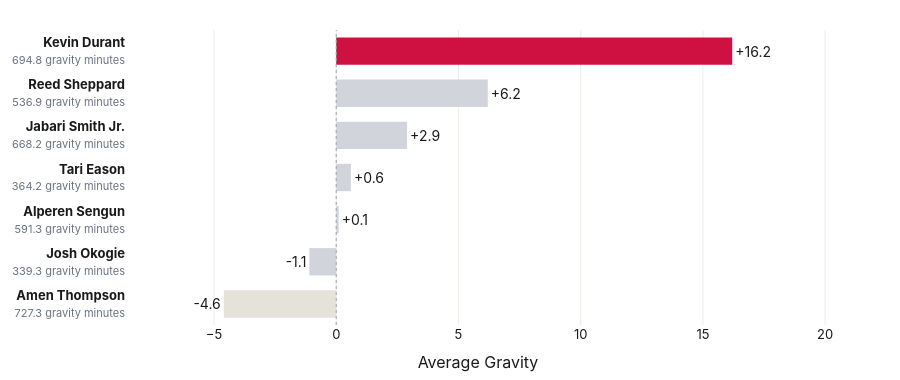

The notebook cell this image was saved under:
### Markdown cell above
## Build `04b_team_gravity.html` — Houston team gravity comparison (7 players)

### Code cell
# ============================================================
# Section 04b: Houston team gravity comparison
# ============================================================
import plotly.graph_objects as go

team_gravity = [
    {"name": "Kevin Durant",     "gv_mp": 694.8, "grav": 16.2},
    {"name": "Reed Sheppard",    "gv_mp": 536.9, "grav": 6.2},
    {"name": "Jabari Smith Jr.", "gv_mp": 668.2, "grav": 2.9},
    {"name": "Tari Eason",       "gv_mp": 364.2, "grav": 0.6},
    {"name": "Alperen Sengun",   "gv_mp": 591.3, "grav": 0.1},
    {"name": "Josh Okogie",      "gv_mp": 339.3, "grav": -1.1},
    {"name": "Amen Thompson",    "gv_mp": 727.3, "grav": -4.6},
]

# Sort ascending so highest is on top in a horizontal bar chart
players_sorted = sorted(team_gravity, key=lambda p: p["grav"])

names = [p["name"] for p in players_sorted]
gravs = [p["grav"] for p in players_sorted]
gv_mps = [p["gv_mp"] for p in players_sorted]

# Color KD red, others gray. Amen lightest because he's a special case
colors = []
for p in players_sorted:
    if p["name"] == "Kevin Durant":
        colors.append("#CE1141")
    elif p["name"] == "Amen Thompson":
        colors.append("#E5E2DA")  # very light to signal "outlier context"
    else:
        colors.append("#D1D5DB")

# Labels with player name + gravity minutes context
labels = [
    f"<b>{p['name']}</b><br><span style='font-size:11px;color:#6B7280'>{p['gv_mp']:.1f} gravity minutes</span>"
    for p in players_sorted
]

fig = go.Figure()

fig.add_trace(go.Bar(
    x=gravs,
    y=labels,
    orientation="h",
    marker=dict(color=colors, line=dict(width=0)),
    text=[f"{g:+.1f}" for g in gravs],
    textposition="outside",
    textfont=dict(size=14, family="Inter, sans-serif", color="#1A1A1A"),
    hoverinfo="skip",
    cliponaxis=False,
))

# Vertical line at 0 to show positive/negative
fig.add_vline(x=0, line=dict(color="#9CA3AF", width=1, dash="dot"))

fig.update_layout(
    height=380,
    paper_bgcolor="white",
    plot_bgcolor="white",
    font=dict(family="Inter, sans-serif", color="#1A1A1A", size=13),
    margin=dict(l=20, r=70, t=30, b=50),
    showlegend=False,
    xaxis=dict(
        title="Average Gravity",
        zeroline=False,
        gridcolor="#F0EDE5",
        range=[min(gravs) - 4, max(gravs) + 4],
    ),
    yaxis=dict(
        showgrid=False,
        zeroline=False,
        tickfont=dict(size=13),
    ),
    bargap=0.35,
)

plotly_html = fig.to_html(include_plotlyjs='cdn', full_html=True, config={'displayModeBar': False, 'responsive': True})

import re
chart_div = re.search(r'<body>(.*?)</body>', plotly_html, re.DOTALL).group(1)

body = f"""
  <div class="table-label">Lineup Construction, Section 04</div>
  <h2>Beyond Durant, No One Pulled Defenders</h2>
  <p class="table-subtitle">Houston's gravity profile by player. Only Kevin Durant drew significant above-expected defensive attention. Of the three players who rotated through the 5th starter spot, Reed Sheppard pulled the most gravity.</p>
  <div class="chart-frame">{chart_div}</div>
  <p class="table-footnote" style="margin-top: 28px;">
    Gravity, a new NBA metric, measures how much defensive pressure a player draws above expected.<br>
    Source: NBA.com <a href="https://www.nba.com/inside-the-game/player/gravity" style="color: #CE1141; text-decoration: none;">Inside the Game</a> tracking data.
  </p>
  <div class="player-prose">
    <div class="player-name">About Amen Thompson's gravity</div>
    <p>Amen's negative gravity isn't a reflection of his impact, it's a function of his shooting profile. As a non-shooter from the perimeter, defenses were content to leave him open beyond the arc, daring him to take threes. The real story is the gap between KD and everyone else: how few teammates forced defenses to stay honest.</p>
  </div>
"""
##
with open(ASSETS_DIR / "04b_team_gravity.html", "w") as f:
    f.write(wrap_html("Team Gravity", body))

print(f"Saved: {ASSETS_DIR / '04b_team_gravity.html'}")
fig.show()

### Figure 1 — Plotly figure (JSON) as saved in the notebook; plotly's stock layout.template omitted (floating-point values rounded to 4 significant figures)
{"data": [{"cliponaxis": false, "hoverinfo": "skip", "marker": {"color": ["#E5E2DA", "#D1D5DB", "#D1D5DB", "#D1D5DB", "#D1D5DB", "#D1D5DB", "#CE1141"], "line": {"width": 0}}, "orientation": "h", "text": ["-4.6", "-1.1", "+0.1", "+0.6", "+2.9", "+6.2", "+16.2"], "textfont": {"color": "#1A1A1A", "family": "Inter, sans-serif", "size": 14}, "textposition": "outside", "type": "bar", "x": [-4.6, -1.1, 0.1, 0.6, 2.9, 6.2, 16.2], "y": ["<b>Amen Thompson</b><br><span style='font-size:11px;color:#6B7280'>727.3 gravity minutes</span>", "<b>Josh Okogie</b><br><span style='font-size:11px;color:#6B7280'>339.3 gravity minutes</span>", "<b>Alperen Sengun</b><br><span style='font-size:11px;color:#6B7280'>591.3 gravity minutes</span>", "<b>Tari Eason</b><br><span style='font-size:11px;color:#6B7280'>364.2 gravity minutes</span>", "<b>Jabari Smith Jr.</b><br><span style='font-size:11px;color:#6B7280'>668.2 gravity minutes</span>", "<b>Reed Sheppard</b><br><span style='font-size:11px;color:#6B7280'>536.9 gravity minutes</span>", "<b>Kevin Durant</b><br><span style='font-size:11px;color:#6B7280'>694.8 gravity minutes</span>"]}], "layout": {"bargap": 0.35, "font": {"color": "#1A1A1A", "family": "Inter, sans-serif", "size": 13}, "height": 380, "margin": {"b": 50, "l": 20, "r": 70, "t": 30}, "paper_bgcolor": "white", "plot_bgcolor": "white", "shapes": [{"line": {"color": "#9CA3AF", "dash": "dot", "width": 1}, "type": "line", "x0": 0, "x1": 0, "xref": "x", "y0": 0, "y1": 1, "yref": "y domain"}], "showlegend": false, "xaxis": {"gridcolor": "#F0EDE5", "range": [-8.6, 20.2], "title": {"text": "Average Gravity"}, "zeroline": false}, "yaxis": {"showgrid": false, "tickfont": {"size": 13}, "zeroline": false}}}
